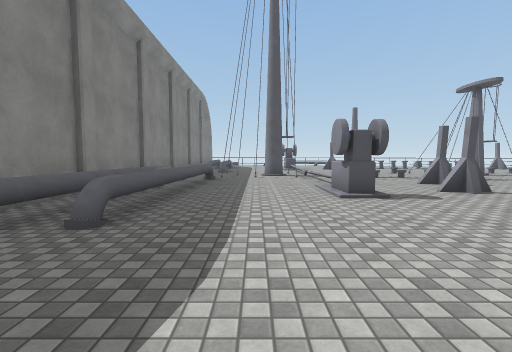
View 1 (above)

19 first-person views from a walk through a 3-D level made in the Unity game engine. The camera is 1.4 m above the floor, tilts 4° down and sees 85° across. Doors are open. The floor is counted in squares, 2 m on a side. Each view is taken from the middle of a square. On the plan, view 1 faces up. The plan holds only what a view shows up to about 9 squares ahead; the rest is blank. The place goes on beyond the plan. The player is left out. Some animated figures are not drawn. Some surface patterns are stand-ins.

View 2
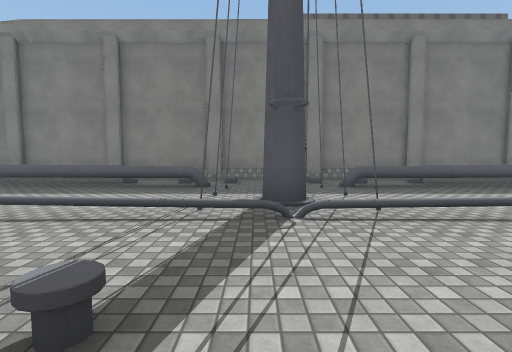

View 3
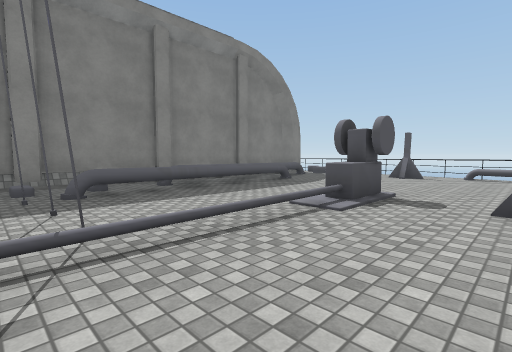

View 4
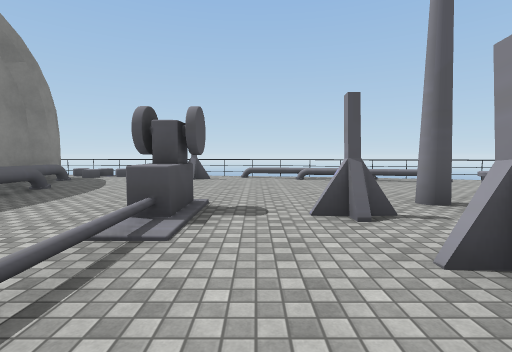

View 5
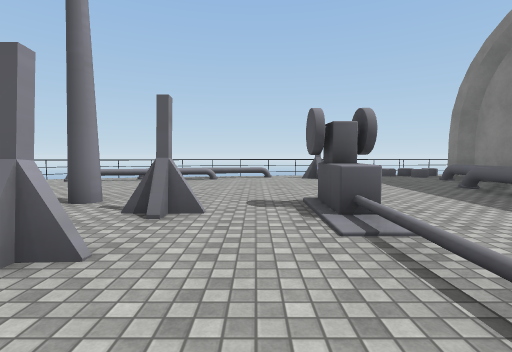

View 6
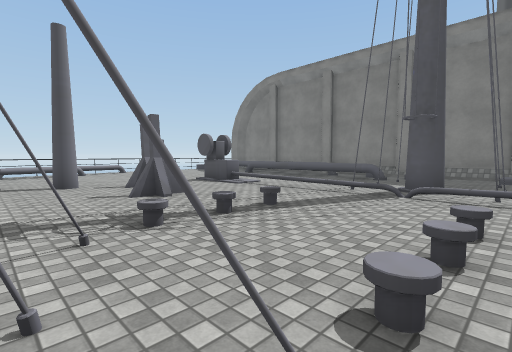

View 7
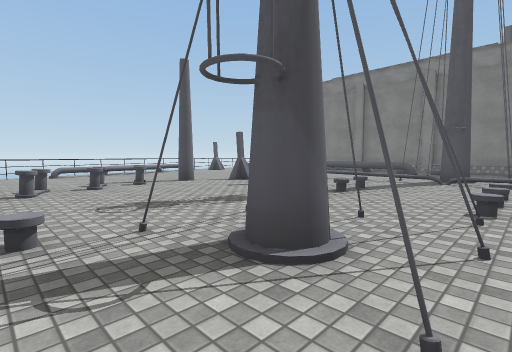

View 8
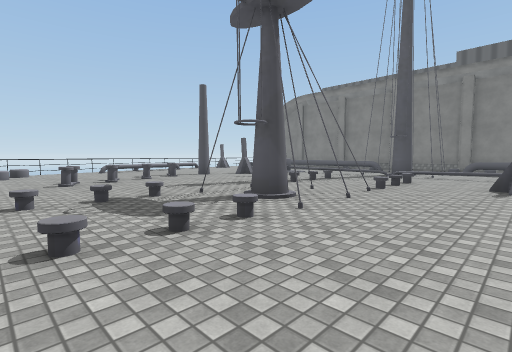

View 9
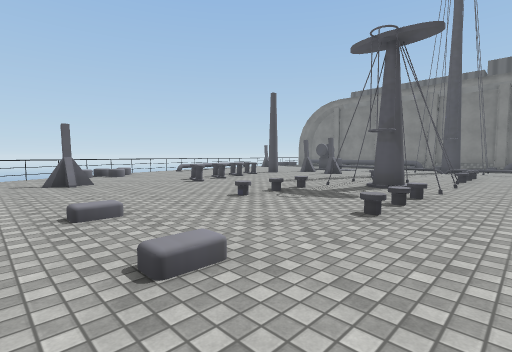

View 10
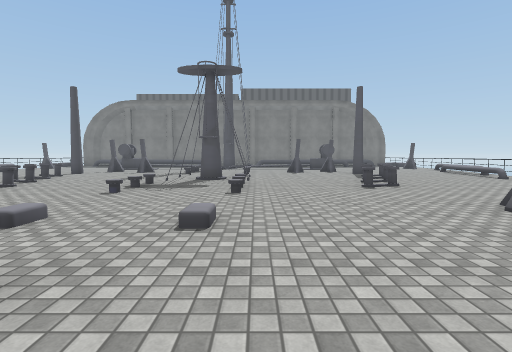

View 11
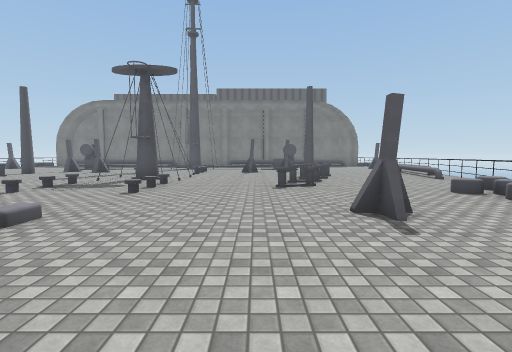

View 12
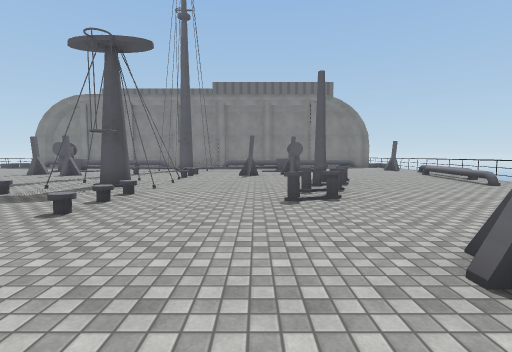

View 13
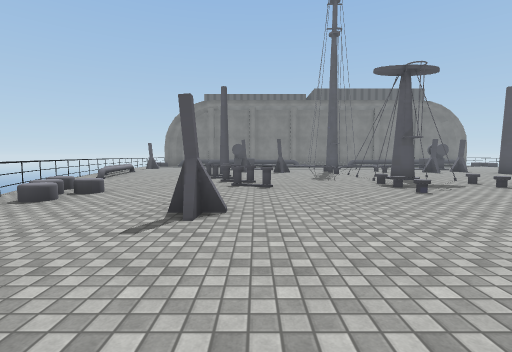

View 14
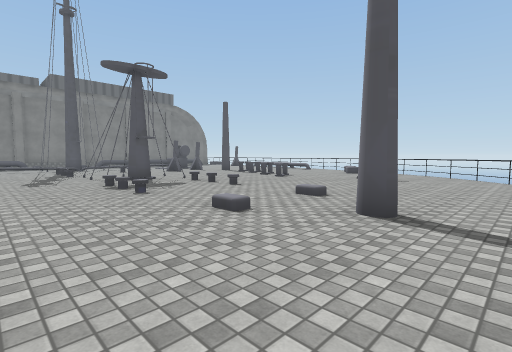

View 15
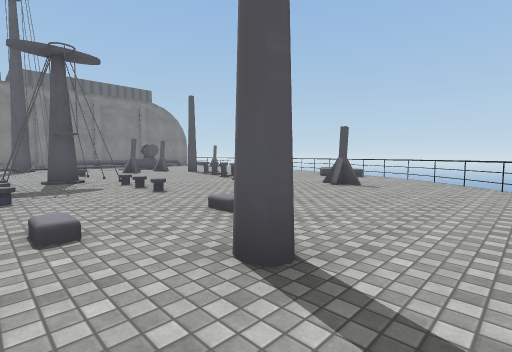

View 16
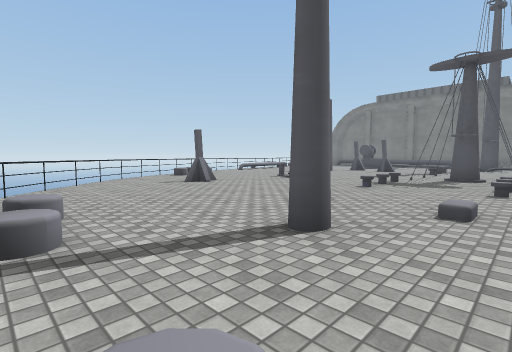

View 17
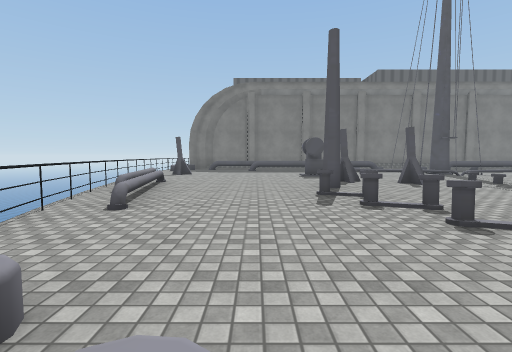

View 18
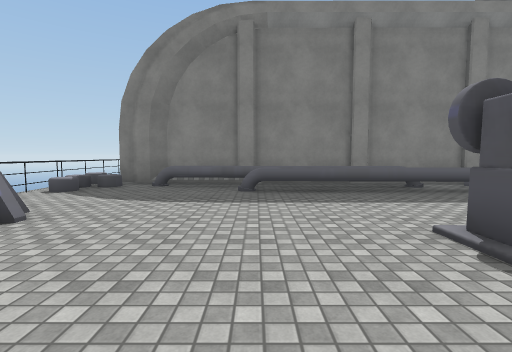

View 19
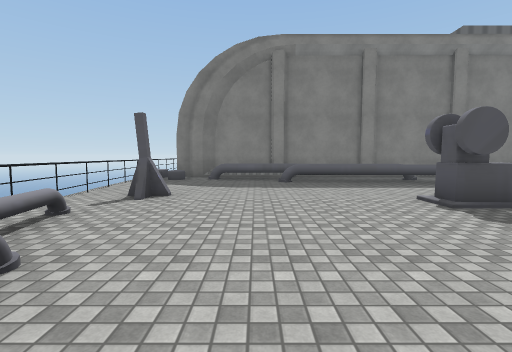

### Floor plan
Key: @ floor where view 1 was taken; # wall or solid block; . floor; / step, stairs or slope; = window, fence, low wall or low ledge; ^ raised ledge; v drop or lower ground.
Columns run from 5 left of view 1 to 18 right of it. Each row starts with its distance up from view 1.
 22        vv
 21   #.. #.===##vv
 20  ##.. .....===.#
 19  #^=............#v
 18  #.=................v
 17  #.^.................#
 16  #.^...#....===.......#
 15  #.^=..^.#.....=.......
 14  #.^=../..#............
 13  #..=../...............
 12  #..=.#/.....##.........
 11  #...../....###.........
 10  #....#/....###......#..
  9  #..#.//................
  8  #..=../................
  7  #..=../..#.............
  6  #.^=..^.#....==.......#
  5  #.^...#....===.......#
  4  #.^........=........#
  3  #.^................#
  2  #^=............#vvv
  1  #=.........==..vv
  0  #...@#..===#vv
 -1  ##....#vvvv
 -2 vvvvv

Positions as (right, up) in squares from view 1, and headings:
1: (0, 0), facing up
2: (5, 10), facing left
3: (4, 11), facing up-left
4: (3, 12), facing up
5: (3, 9), facing down
6: (7, 12), facing down-left
7: (10, 12), facing down-left
8: (12, 14), facing down-left
9: (15, 13), facing down-left
10: (17, 12), facing left
11: (17, 14), facing left
12: (15, 14), facing left
13: (17, 6), facing left
14: (17, 7), facing up-left
15: (17, 9), facing up-left
16: (18, 12), facing down-left
17: (12, 3), facing left
18: (4, 3), facing left
19: (6, 2), facing left
